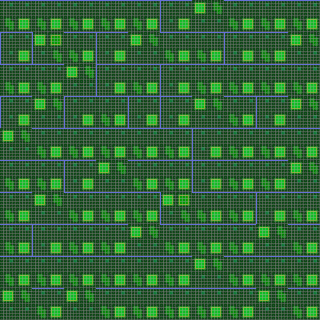

Below is a game level as drawn by its tile map, then a one-line description and the .tmx file that defines it, in full:
An orthogonal 10x10 tile map with 32x32 px tiles, 1 tile layer (Tile Layer 1).

<map version="1.8" tiledversion="1.8.0" orientation="orthogonal" renderorder="right-down" width="10" height="10" tilewidth="32" tileheight="32" infinite="0" nextlayerid="2" nextobjectid="1">
 <properties>
  <property name="scale" value="10" />
 </properties>
 <tileset firstgid="1" name="nested-comp-demo-parts" tilewidth="32" tileheight="32" tilecount="4" columns="2">
  <properties>
   <property name="filename" value="nested-comp-parts.tmx" />
   <property name="type" value="composite-map-tileset" />
  </properties>
  <image source="nest-comp-demo.png" width="64" height="64" />
 </tileset>
 <layer id="1" name="Tile Layer 1" width="10" height="10">
  <data encoding="csv">
3,3,3,3,3,4,1,3,3,3,
4,2,3,4,1,3,3,4,3,1,
3,3,1,4,3,4,3,3,3,3,
4,1,4,3,4,4,1,3,4,1,
1,3,3,3,3,3,4,3,3,3,
3,3,4,1,3,3,4,3,3,1,
3,1,3,3,3,2,3,3,4,3,
3,4,3,3,1,3,3,3,1,3,
3,3,3,3,3,3,1,3,3,3,
1,3,1,3,3,3,3,3,1,3
</data>
 </layer>
</map>
